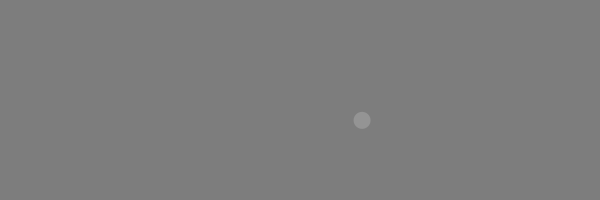
Frame 1 (no input)
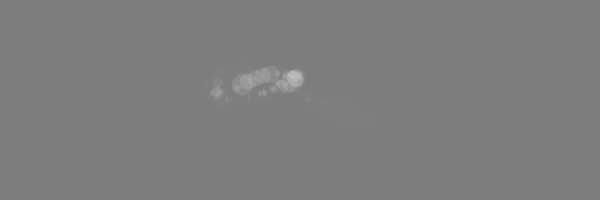
Frame 60 (the mouse pressed at the canvas centre just before this capture)
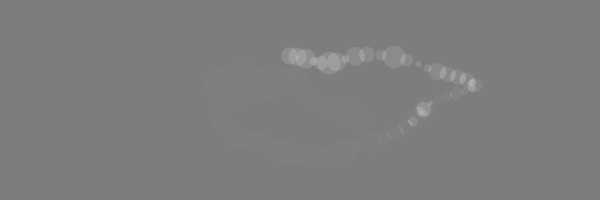
Frame 120 (the mouse held since frame 60 and released just before this capture)

The Processing sketch that drew these frames (run headless with seeded random() and noise(); from frame 60 on, the mouse is pressed at the canvas centre):

// Processing sketch: processing_8073
// ── processing_8073.pde


int rayon = 5 ;      
int incrementation=0;
float noiseScale = 0;
float noiseScaleY= 0;
float x, y;

void setup(){
  size(600,200);    
  background(125);  
  noStroke();       
  smooth();         
  frameRate(20);    
  rectMode(CENTER);
  //noCursor();
}

void draw(){

  //background(125);
  fill(125,1);
  noStroke();
  rect(0,0,width*2, height*2);
  float transparence = 0; 
  //----------------------                                       
  if(incrementation<width){
    noiseScale+=.02;                            
    noiseScaleY+=.025;
    //---------------------------------
    float noiseVal = noise(noiseScale) ;     
    float noiseValY= noise(noiseScaleY);
    //----------------------------------
    transparence = noiseVal*75;             
    //---------------------------------- conversion    
    rayon = int(random(5,24));               
    //rayon = int(noiseVal*30);
    //x = random(width);               
    //y = random(height);              
    x = noiseVal * width;
    y = noiseValY * height;
    //----------------------------------
    fill(255, transparence);   
    ellipse(x, y ,rayon, rayon);       
    //---------------------------------
    incrementation++;                  
  }
  //-------------------------------------
  incrementation=0;
  //-------------------------------------
  println("incrementation = " + incrementation + " transparence = " + transparence);
  //stroke(0,15);
  //line(mouseX, mouseY, x, y);
  
}
